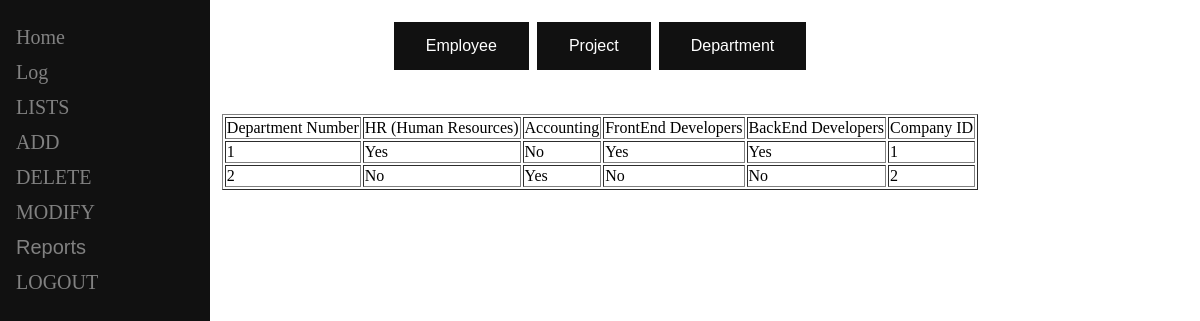
The app's page /phpfiles/Admin_DepartmentQuery.php (signed in) with its own data.
### tables this page shows
CREATE TABLE `departments` (
  `Department_number` int(11) NOT NULL,
  `HR` varchar(45) DEFAULT NULL,
  `Accounting` varchar(45) DEFAULT NULL,
  `FrontEnd_Developers` varchar(45) DEFAULT NULL,
  `BackEnd_Developers` varchar(45) DEFAULT NULL,
  `Company_Company_id` int(11) NOT NULL
);

### phpfiles/Admin_DepartmentQuery.php (the view, shortened to what this page needs)
<html>
<head>
<div class="sidenav">
    <a href="Admin_home.php">Home</a>
    <a href="Admin_Log.php">Log</a>
    <a href="Admin_list.php">LISTS</a>
    <a href="Admin_Add.php">ADD</a>
    <a href="Admin_Delete.php">DELETE</a>
    <a href="Admin_Modify.php">MODIFY</a>
    <button class="dropdown-btn">Reports
    </button>
    <a href="logout1.php">LOGOUT</a>
</div>
<div class="wrapper">
    <div class="container">
        <div class="top">
        <a href="Admin_EmployeeQuery.php"><button class="button button1">Employee</button></a>
        <a href="Admin_ProjectQuery.php"><button class="button button1">Project</button></a>
        <a href="Admin_DepartmentQuery.php"><button class="button button1">Department</button></a>
        </div>
    </div>
    <div class="container">
        <div class="bottom">
<?php
$port = $_SERVER['WEBSITE_MYSQL_PORT'];
$host = "localhost:$port";
$username = "azure";
$password = "6#vWHD_$";
$db_name = "localdb";
$mysqli = new mysqli($host,$username,$password,$db_name);
    $sql2 = "SELECT * FROM DEPARTMENTS";
        $result2 = mysqli_query($mysqli,$sql2);
        echo "<br>";
        echo "<table border='1'>";
        echo "<td>" .'Department Number'."</td>";
        echo "<td>" .'HR (Human Resources)'. "</td>";
        echo "<td>" .'Accounting'. "</td>";
        echo "<td>" .'FrontEnd Developers'."</td>";
        echo "<td>" .'BackEnd Developers'. "</td>";
        echo "<td>" .'Company ID'. "</td>";
        while($row = mysqli_fetch_assoc($result2)){
            echo "<tr>";
            foreach($row as $field => $value){
            echo "<td>".$value."</td>";
            }
            echo "</tr>";
        }
        echo "</table>";
?>
        </div>
    </div>
</div>
</head>
</html>

### phpfiles/Admin_DepartmentQuery.php (style rules this page uses)
.container { display: flex; align-items: center; justify-content: center; height: 70px; }
.button { border: none; color: white; padding: 15px 32px; text-align: center; text-decoration: none; display: inline-block; font-size:16px; margin: 4px 2px; cursor: pointer; }
.button1 { background-color: #111; }
.top { display: table-row; height: 50px; }
.bottom { display: table-row; height:50%; }
.wrapper { display: table; height: 100%; width: 100%; }
.sidenav { height: 100%; width: 210px; position: fixed; z-index: 1; top: 0; left: 0; background-color: #111; overflow-x: hidden; padding-top: 20px; }
.sidenav a, .dropdown-btn { padding: 6px 8px 6px 16px; text-decoration: none; font-size: 20px; color: #818181; display: block; border: none; background: none; width:100%; text-align: left; cursor: pointer; outline: none; }

### records on screen
departments: Department_number "1", HR "Yes", Accounting "No", FrontEnd_Developers "Yes", BackEnd_Developers "Yes", Company_Company "1"
departments: Department_number "2", HR "No", Accounting "Yes", FrontEnd_Developers "No", BackEnd_Developers "No", Company_Company "2"
